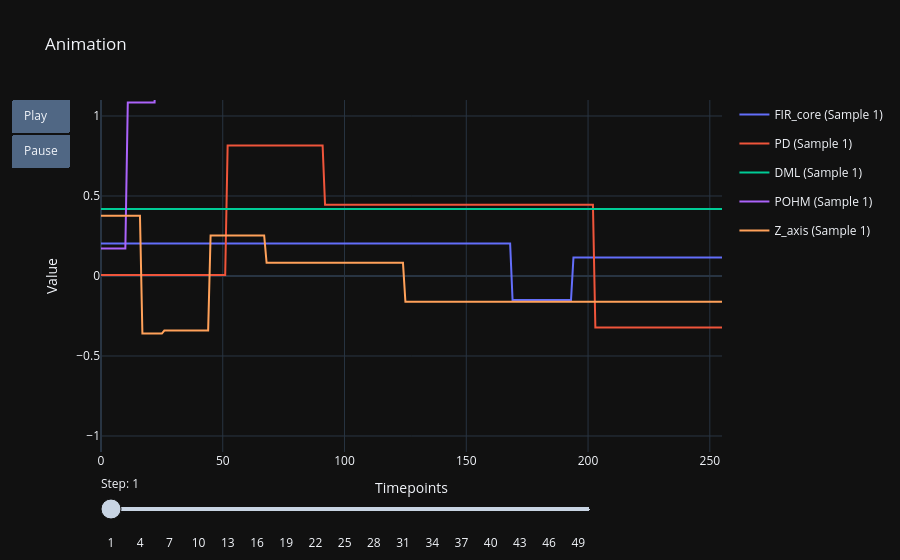

Notebook code for this chart:
### Code cell
from src.plotters.plot_animations import animated_trajectory_plotly

animated_trajectory_plotly(**evaluation_output, title_base="Animation")

### Figure 1 — Plotly figure (JSON) as saved in the notebook; plotly's stock layout.template omitted (floating-point values rounded to 4 significant figures; data arrays with more than 128 entries replaced by an {"elided": "..."} marker saying what was removed)
{"data": [{"legendgroup": "Sample 1 - FIR_core", "line": {"color": "#636EFA", "width": 2}, "mode": "lines", "name": "FIR_core (Sample 1)", "type": "scatter", "x": {"elided": "256 int values"}, "y": {"elided": "256 float values"}}, {"legendgroup": "Sample 1 - PD", "line": {"color": "#EF553B", "width": 2}, "mode": "lines", "name": "PD (Sample 1)", "type": "scatter", "x": {"elided": "256 int values"}, "y": {"elided": "256 float values"}}, {"legendgroup": "Sample 1 - DML", "line": {"color": "#00CC96", "width": 2}, "mode": "lines", "name": "DML (Sample 1)", "type": "scatter", "x": {"elided": "256 int values"}, "y": {"elided": "256 float values"}}, {"legendgroup": "Sample 1 - POHM", "line": {"color": "#AB63FA", "width": 2}, "mode": "lines", "name": "POHM (Sample 1)", "type": "scatter", "x": {"elided": "256 int values"}, "y": {"elided": "256 float values"}}, {"legendgroup": "Sample 1 - Z_axis", "line": {"color": "#FFA15A", "width": 2}, "mode": "lines", "name": "Z_axis (Sample 1)", "type": "scatter", "x": {"elided": "256 int values"}, "y": {"elided": "256 float values"}}], "layout": {"sliders": [{"active": 0, "currentvalue": {"font": {"size": 12}, "prefix": "Step: ", "visible": true, "xanchor": "left"}, "len": 0.8, "steps": [{"args": [["Step 0"], {"frame": {"duration": 500, "redraw": false}, "mode": "immediate"}], "label": "1", "method": "animate"}, {"args": [["Step 1"], {"frame": {"duration": 500, "redraw": false}, "mode": "immediate"}], "label": "2", "method": "animate"}, {"args": [["Step 2"], {"frame": {"duration": 500, "redraw": false}, "mode": "immediate"}], "label": "3", "method": "animate"}, {"args": [["Step 3"], {"frame": {"duration": 500, "redraw": false}, "mode": "immediate"}], "label": "4", "method": "animate"}, {"args": [["Step 4"], {"frame": {"duration": 500, "redraw": false}, "mode": "immediate"}], "label": "5", "method": "animate"}, {"args": [["Step 5"], {"frame": {"duration": 500, "redraw": false}, "mode": "immediate"}], "label": "6", "method": "animate"}, {"args": [["Step 6"], {"frame": {"duration": 500, "redraw": false}, "mode": "immediate"}], "label": "7", "method": "animate"}, {"args": [["Step 7"], {"frame": {"duration": 500, "redraw": false}, "mode": "immediate"}], "label": "8", "method": "animate"}, {"args": [["Step 8"], {"frame": {"duration": 500, "redraw": false}, "mode": "immediate"}], "label": "9", "method": "animate"}, {"args": [["Step 9"], {"frame": {"duration": 500, "redraw": false}, "mode": "immediate"}], "label": "10", "method": "animate"}, {"args": [["Step 10"], {"frame": {"duration": 500, "redraw": false}, "mode": "immediate"}], "label": "11", "method": "animate"}, {"args": [["Step 11"], {"frame": {"duration": 500, "redraw": false}, "mode": "immediate"}], "label": "12", "method": "animate"}, {"args": [["Step 12"], {"frame": {"duration": 500, "redraw": false}, "mode": "immediate"}], "label": "13", "method": "animate"}, {"args": [["Step 13"], {"frame": {"duration": 500, "redraw": false}, "mode": "immediate"}], "label": "14", "method": "animate"}, {"args": [["Step 14"], {"frame": {"duration": 500, "redraw": false}, "mode": "immediate"}], "label": "15", "method": "animate"}, {"args": [["Step 15"], {"frame": {"duration": 500, "redraw": false}, "mode": "immediate"}], "label": "16", "method": "animate"}, {"args": [["Step 16"], {"frame": {"duration": 500, "redraw": false}, "mode": "immediate"}], "label": "17", "method": "animate"}, {"args": [["Step 17"], {"frame": {"duration": 500, "redraw": false}, "mode": "immediate"}], "label": "18", "method": "animate"}, {"args": [["Step 18"], {"frame": {"duration": 500, "redraw": false}, "mode": "immediate"}], "label": "19", "method": "animate"}, {"args": [["Step 19"], {"frame": {"duration": 500, "redraw": false}, "mode": "immediate"}], "label": "20", "method": "animate"}, {"args": [["Step 20"], {"frame": {"duration": 500, "redraw": false}, "mode": "immediate"}], "label": "21", "method": "animate"}, {"args": [["Step 21"], {"frame": {"duration": 500, "redraw": false}, "mode": "immediate"}], "label": "22", "method": "animate"}, {"args": [["Step 22"], {"frame": {"duration": 500, "redraw": false}, "mode": "immediate"}], "label": "23", "method": "animate"}, {"args": [["Step 23"], {"frame": {"duration": 500, "redraw": false}, "mode": "immediate"}], "label": "24", "method": "animate"}, {"args": [["Step 24"], {"frame": {"duration": 500, "redraw": false}, "mode": "immediate"}], "label": "25", "method": "animate"}, {"args": [["Step 25"], {"frame": {"duration": 500, "redraw": false}, "mode": "immediate"}], "label": "26", "method": "animate"}, {"args": [["Step 26"], {"frame": {"duration": 500, "redraw": false}, "mode": "immediate"}], "label": "27", "method": "animate"}, {"args": [["Step 27"], {"frame": {"duration": 500, "redraw": false}, "mode": "immediate"}], "label": "28", "method": "animate"}, {"args": [["Step 28"], {"frame": {"duration": 500, "redraw": false}, "mode": "immediate"}], "label": "29", "method": "animate"}, {"args": [["Step 29"], {"frame": {"duration": 500, "redraw": false}, "mode": "immediate"}], "label": "30", "method": "animate"}, {"args": [["Step 30"], {"frame": {"duration": 500, "redraw": false}, "mode": "immediate"}], "label": "31", "method": "animate"}, {"args": [["Step 31"], {"frame": {"duration": 500, "redraw": false}, "mode": "immediate"}], "label": "32", "method": "animate"}, {"args": [["Step 32"], {"frame": {"duration": 500, "redraw": false}, "mode": "immediate"}], "label": "33", "method": "animate"}, {"args": [["Step 33"], {"frame": {"duration": 500, "redraw": false}, "mode": "immediate"}], "label": "34", "method": "animate"}, {"args": [["Step 34"], {"frame": {"duration": 500, "redraw": false}, "mode": "immediate"}], "label": "35", "method": "animate"}, {"args": [["Step 35"], {"frame": {"duration": 500, "redraw": false}, "mode": "immediate"}], "label": "36", "method": "animate"}, {"args": [["Step 36"], {"frame": {"duration": 500, "redraw": false}, "mode": "immediate"}], "label": "37", "method": "animate"}, {"args": [["Step 37"], {"frame": {"duration": 500, "redraw": false}, "mode": "immediate"}], "label": "38", "method": "animate"}, {"args": [["Step 38"], {"frame": {"duration": 500, "redraw": false}, "mode": "immediate"}], "label": "39", "method": "animate"}, {"args": [["Step 39"], {"frame": {"duration": 500, "redraw": false}, "mode": "immediate"}], "label": "40", "method": "animate"}, {"args": [["Step 40"], {"frame": {"duration": 500, "redraw": false}, "mode": "immediate"}], "label": "41", "method": "animate"}, {"args": [["Step 41"], {"frame": {"duration": 500, "redraw": false}, "mode": "immediate"}], "label": "42", "method": "animate"}, {"args": [["Step 42"], {"frame": {"duration": 500, "redraw": false}, "mode": "immediate"}], "label": "43", "method": "animate"}, {"args": [["Step 43"], {"frame": {"duration": 500, "redraw": false}, "mode": "immediate"}], "label": "44", "method": "animate"}, {"args": [["Step 44"], {"frame": {"duration": 500, "redraw": false}, "mode": "immediate"}], "label": "45", "method": "animate"}, {"args": [["Step 45"], {"frame": {"duration": 500, "redraw": false}, "mode": "immediate"}], "label": "46", "method": "animate"}, {"args": [["Step 46"], {"frame": {"duration": 500, "redraw": false}, "mode": "immediate"}], "label": "47", "method": "animate"}, {"args": [["Step 47"], {"frame": {"duration": 500, "redraw": false}, "mode": "immediate"}], "label": "48", "method": "animate"}, {"args": [["Step 48"], {"frame": {"duration": 500, "redraw": false}, "mode": "immediate"}], "label": "49", "method": "animate"}, {"args": [["Step 49"], {"frame": {"duration": 500, "redraw": false}, "mode": "immediate"}], "label": "50", "method": "animate"}], "transition": {"duration": 100}, "x": 0, "y": 0}], "title": {"text": "Animation"}, "updatemenus": [{"buttons": [{"args": [null, {"frame": {"duration": 500, "redraw": false}, "fromcurrent": true}], "label": "Play", "method": "animate"}, {"args": [[null], {"frame": {"duration": 0, "redraw": false}, "mode": "immediate"}], "label": "Pause", "method": "animate"}], "showactive": false, "type": "buttons"}], "xaxis": {"range": [0, 255], "title": {"text": "Timepoints"}}, "yaxis": {"range": [-1.1, 1.1], "title": {"text": "Value"}}}}
